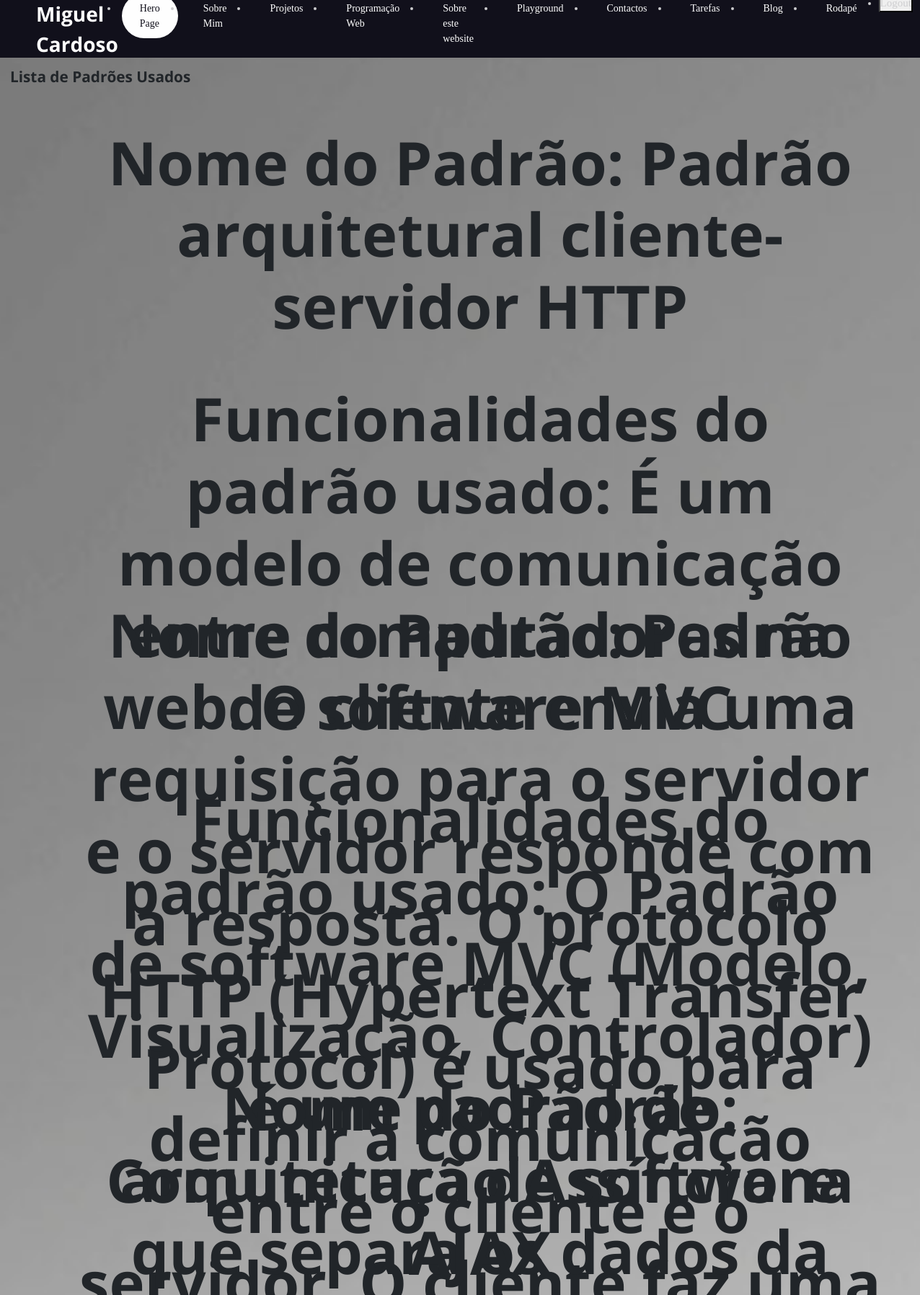
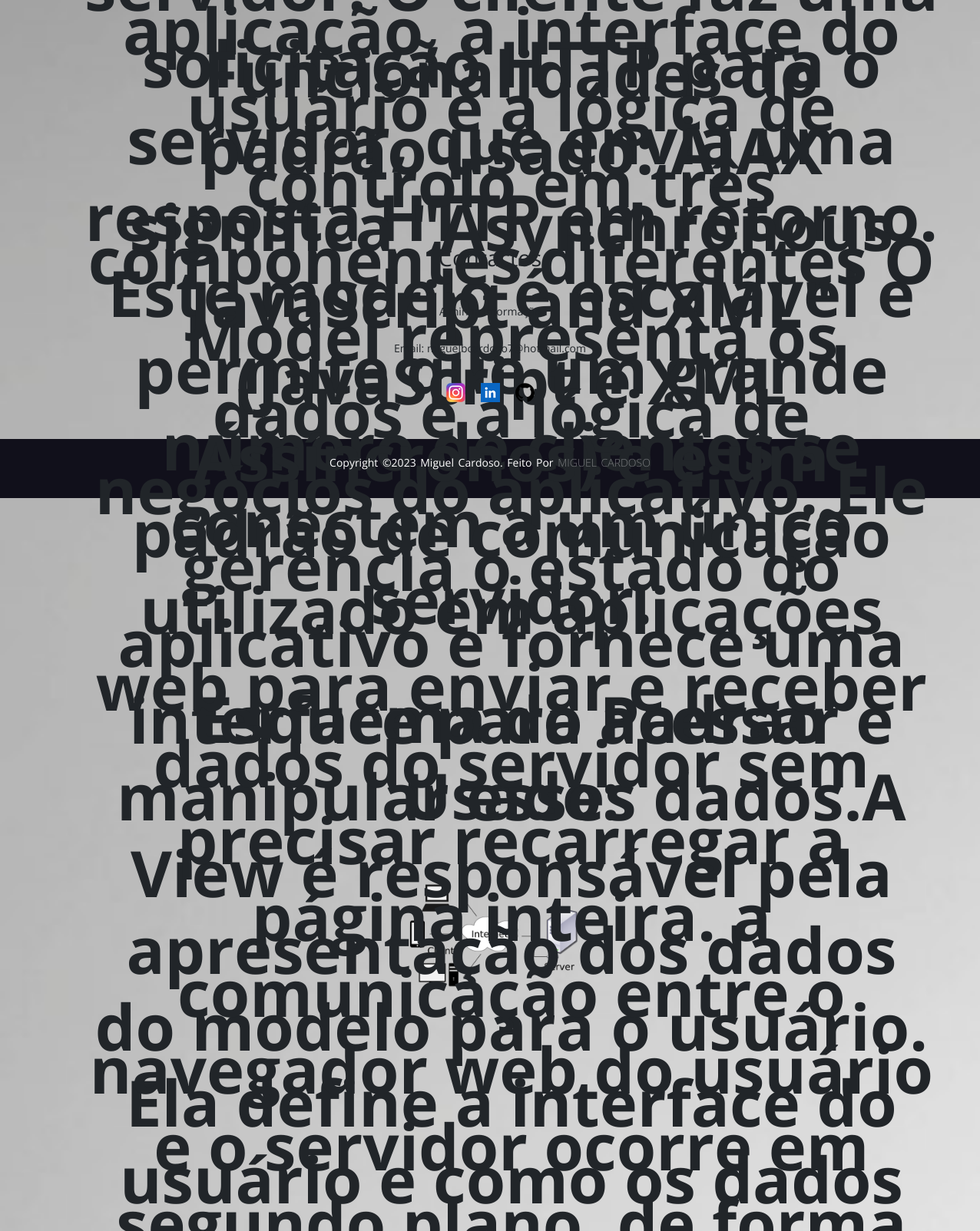
The page /portfolio/padroesUsados (upper part) on the database its author committed (2 pictures, top to bottom).
### portfolio/models.py (models this page shows, shortened)
class PadroesUsados(models.Model):
    nome = models.CharField(max_length= 500)
    imagem = models.ImageField(upload_to='images/',blank=True)
    descricao = models.CharField(max_length=750)

### portfolio/views.py (the view)
# urls.py: path('padroesUsados', views.padroesUsados_view, name='padroesUsados'),
def padroesUsados_view(request):
    padroesUsados = PadroesUsados.objects.all()
    context = {
        'padroesUsados': padroesUsados,
    }
    return render(request, 'portfolio/padroesUsados.html', context)

### portfolio/templates/portfolio/padroesUsados.html
{% extends 'portfolio/layout.html' %}
{% block main %}
<h1>Lista de Padrões Usados</h1>
{% for padraoUsado in padroesUsados %}
<article class="primeiro">
    <h1>
        Nome do Padrão:
        {{ padraoUsado.nome }}
    </h1>
    <h1>
        Funcionalidades do padrão usado:
        {{ padraoUsado.descricao}}
    </h1>
    <h1> Esquema do Padrao Usado:</h1>
    <img src="{{ padraoUsado.imagem.url }}" alt="Imagem do Padrao Usado" width="250" height="150">
</article>
{% endfor %}
{% load static %}
<link rel="stylesheet" href="{% static 'portfolio/css/padroesUsados.css' %}">
<div class="footer-content">
    <h3>Contactos</h3>
    <p>A minha informação</p>
    <p>Email: miguelbcardoso7@hotmail.com</p>
    <ul class="socials">
        <li><a href="https://www.instagram.com/miguelbcardoso/"><img src="/media/instagram.png"></a></li>
        <li><a href="https://www.linkedin.com/in/miguelbcardoso/"><img src="/media/linkedin.png"></a></li>
        <li><a href="https://github.com/miguel-cardoso-a22102861"><img src="/media/githubrodape.png"></a></li>
    </ul>
</div>
<div class="footer-bottom" id="footer-bottom">
    <p>copyright &copy;2023 Miguel Cardoso. Feito por <span>Miguel Cardoso</span>
    </p>
</div>
{% endblock %}

### portfolio/static/portfolio/css/styles.css (style rules this page uses)
* { box-sizing: border-box; margin: 0; padding: 0; font-family: 'Open Sans', sans-serif; }
@media all and (max-width: 1320px) { h1 { font-size: 0.8rem; } }
@media all and (max-width: 1320px) { h3 { font-size: 0.5rem; } }
@media all and (max-width: 1320px) { p { font-size: 1.4rem; } }
h1 { display: block; font-size: 1.05em; margin-top: 0.67em; margin-bottom: 0.67em; margin-left: 0.67em; margin-right: 0; font-weight: bold; }
h3 { display: block; font-size: 1.17em; margin-top: 1em; margin-bottom: 1em; margin-left: 0; margin-right: 0; font-weight: bold; }
a { font-family: Libre Baskerville, serif; font-weight: 500; font-size: 20px; color: #072786; text-decoration: none; }
li, button { font-family: Libre Baskerville, serif; font-weight: 500; font-size: 15px; color: #cdcdcf; text-decoration: none; }
.footer-content { display: flex; align-items: center; justify-content: center; flex-direction: column; text-align: center; }
.footer-content h3 { font-size: 1.8rem; font-weight: 400; text-transform: capitalize; }
.footer-content p { max-width: 400px; margin: 10px auto; line-height: 28px; font-size: 14px; }
.socials { list-style: none; display: flex; align-items: center; justify-content: center; margin: 1rem 0 3rem 0; }
.socials li { margin: 0 10px; }
.socials a { text-decoration: none; color: #fff; }
.footer-bottom { background: #11101b; width: auto; padding: 20px 0; text-align: center; }
.footer-bottom p { text-transform: capitalize; font-size: 14px; word-spacing: 2px; text-transform: capitalize; color: white; }
.footer-bottom span { text-transform: uppercase; opacity: .4; font-weight: 200; }
article.primeiro { height: 80vh; background: transparent; padding: 0 4vw; text-align: center; font-size: 1.2rem; }

### portfolio/static/portfolio/css/padroesUsados.css (style rules this page uses)
h1 { display: block; font-size: 1.3em; margin-top: 0.67em; margin-bottom: 0.67em; margin-left: 0.67em; margin-right: 0; font-weight: bold; }
article { height: 90vh; background: transparent; padding: 0 4vw; text-align: center; font-size: 1.75rem; }
article.primeiro { height: 80vh; background: transparent; padding: 0 4vw; text-align: center; font-size: 1.0rem; }
@media (max-width: 1440px) { article { height: 85vh; font-size: 1.6rem; } }
@media (max-width: 1440px) { article.primeiro, article.laboratorios { height: 75vh; font-size: 4.0rem; } }

### rows shown on the page
PadroesUsados: nome "Padrão arquitetural cliente-servidor HTTP", descricao "É um modelo de comunicação entre computadores na web. O cliente envia uma requisição para o servidor e o servidor responde com a resposta. O protocolo HTTP (Hypertext Transfer Protocol) é usado para definir a comunicação entre o cliente e o servidor. O cliente faz uma solicitação HTTP para o servidor, que envia uma resposta HTTP em retorno. Este modelo é escalável e permite que um grande número de clientes se conectem a um único servidor.", imagem (picture)
PadroesUsados: nome "Padrão de software MVC"
PadroesUsados: nome "Comunicação Assíncrona AJAX"
